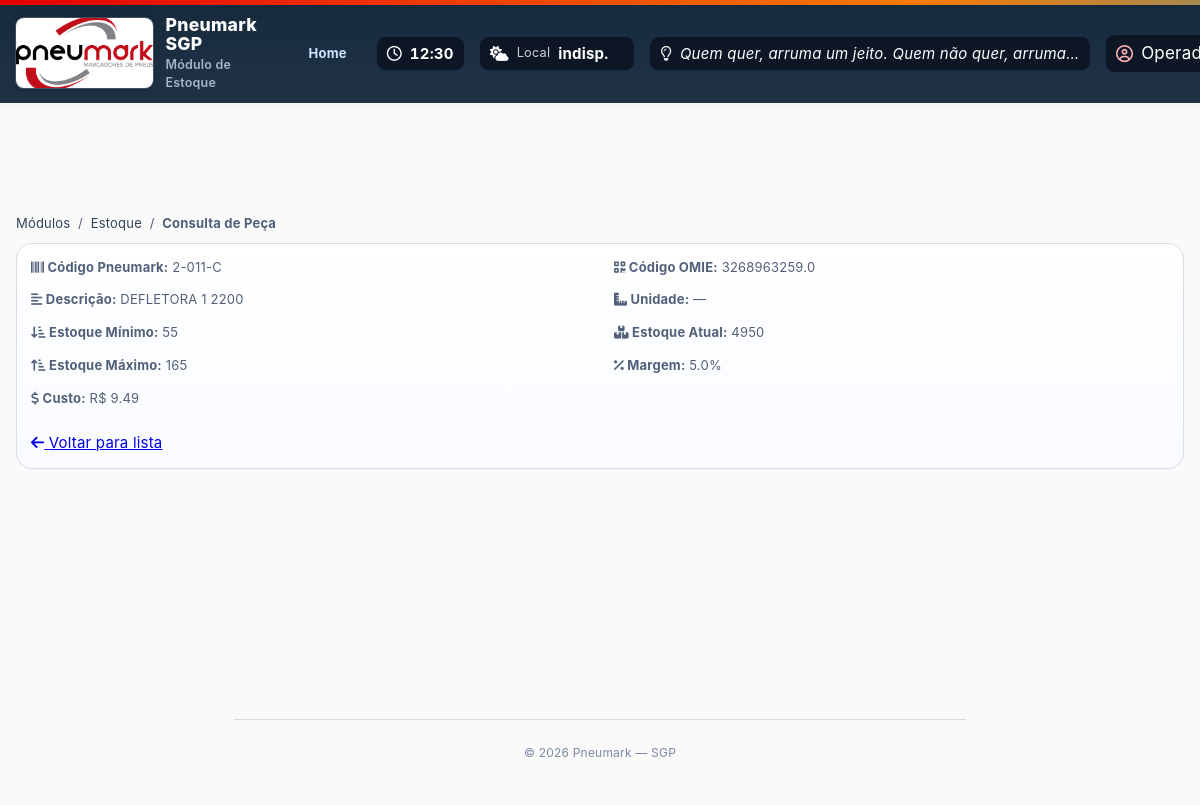
/consultar_peca/2, run on the app's committed database.
### app/models_sqla/__init__.py (models this page shows, shortened)
class Peca(db.Model):
    __tablename__ = "pecas"
    id = db.Column(db.Integer, primary_key=True)
    tipo = db.Column(db.String(20), nullable=True)
    descricao = db.Column(db.String(100), nullable=True)
    codigo_pneumark = db.Column(db.String(50), nullable=True)
    codigo_omie = db.Column(db.String(50), nullable=True)
    estoque_minimo = db.Column(db.Integer, nullable=True)
    ponto_pedido = db.Column(db.Integer, nullable=True)
    estoque_maximo = db.Column(db.Integer, nullable=True)
    estoque_atual = db.Column(db.Integer, nullable=True)
    margem = db.Column(db.Float, nullable=True)
    custo = db.Column(db.Float, nullable=True)

### app/routes/estoque_routes/consultar_peca.py (the view)
@consultar_peca_bp.route('/consultar_peca/<int:peca_id>')
def consultar_peca(peca_id):
    peca = Peca.query.get_or_404(peca_id)
    return render_template('estoque_templates/consultar_peca.html', peca=peca)

### app/routes/producao_routes/maquinas_routes/series.py (called while the page is built)
@series_bp.before_app_request
def _guard_series_only():
    path = (request.path or "")
    if not path.startswith('/producao/series'):
        return
    if path.endswith('/login'):
        return
    pin = current_app.config.get('SERIES_ADMIN_PIN')
    if pin and not session.get('series_admin_ok'):
        return redirect(url_for('series_bp.series_login'))

### app/templates/estoque_templates/consultar_peca.html (shortened to what this page needs)
{% extends "_base.html" %}
{% set active_page = 'listar' %}
{% block module_name %}Módulo de Estoque{% endblock %}
{% block toolbar %}
  <div class="toolbar">
    <div class="breadcrumb" aria-label="Você está em">
      <a href="{{ breadcrumb_url|default('/') }}">Módulos</a> &nbsp;/&nbsp;
      <a href="{{ url_for('listar_pecas_bp.listar_pecas') }}">Estoque</a> &nbsp;/&nbsp;
      <strong>Consulta de Peça</strong>
    </div>
  </div>
{% endblock %}
{% block content %}
  <section class="wrap" style="display:grid; gap:18px">
    <div class="card no-hover">
      <div class="peca-info" style="display:grid; gap:14px 28px; grid-template-columns:repeat(2,minmax(240px,1fr))">
        <p><strong><i class="fa-solid fa-barcode"></i> Código Pneumark:</strong> {{ peca.codigo_pneumark or "—" }}</p>
        <p><strong><i class="fa-solid fa-qrcode"></i> Código OMIE:</strong> {{ peca.codigo_omie or "—" }}</p>
        <p><strong><i class="fa-solid fa-align-left"></i> Descrição:</strong> {{ peca.descricao or "—" }}</p>
        <p><strong><i class="fa-solid fa-ruler-combined"></i> Unidade:</strong> {{ peca.unidade or "—" }}</p>
        <p><strong><i class="fa-solid fa-arrow-down-short-wide"></i> Estoque Mínimo:</strong> {{ peca.estoque_minimo if peca.estoque_minimo is not none else "—" }}</p>
        <p><strong><i class="fa-solid fa-boxes-stacked"></i> Estoque Atual:</strong> {{ peca.estoque_atual if peca.estoque_atual is not none else "—" }}</p>
        <p><strong><i class="fa-solid fa-arrow-up-short-wide"></i> Estoque Máximo:</strong> {{ peca.estoque_maximo if peca.estoque_maximo is not none else "—" }}</p>
        <p><strong><i class="fa-solid fa-percent"></i> Margem:</strong> {{ (peca.margem|string) ~ '%' if peca.margem is not none else "—" }}</p>
        <p><strong><i class="fa-solid fa-dollar-sign"></i> Custo:</strong> R$ {{ "%.2f"|format(peca.custo) if peca.custo is not none else "—" }}</p>
      </div>
      <div style="margin-top:14px">
        <a class="btn" href="{{ url_for('listar_pecas_bp.listar_pecas') }}"><i class="fa-solid fa-arrow-left"></i> Voltar para lista</a>
      </div>
    </div>
  </section>
{% endblock %}

### app/templates/_base.html (shortened to what this page needs)
<!DOCTYPE html>
<html lang="pt-br">
  <head>
    <link rel="stylesheet" href="https://cdnjs.cloudflare.com/ajax/libs/font-awesome/6.5.2/css/all.min.css">
    <link rel="stylesheet" href="{{ url_for('static', filename='css/app.css') }}">
  </head>
  <body>
    <div class="topline"></div>
    <div class="app" id="app">
      <header class="appbar" role="banner">
        <div class="appbar-inner">
          <div class="brand">
            <img class="brand-logo" src="{{ url_for('static', filename='img/Logo jpg.jpg') }}" alt="Pneumark">
            <div>
              <h1>Pneumark SGP</h1>
              <small>{% block module_name %}Módulo{% endblock %}</small>
            </div>
          </div>
          <nav class="nav">
            <a href="{{ url_for('modulos_bp.tela_modulos') }}"
              data-no-fade translate="no">Home</a>
            </nav>
          <div class="widgets">
            <div class="widget" title="Data e hora local">
              <i class="fa-regular fa-clock"></i>
              <strong id="clock">--:--</strong>
            </div>
            <div class="widget" title="Previsão do tempo">
              <i class="fa-solid fa-cloud-sun"></i>
              <div class="label" id="weather-label">Local</div>
              <strong id="weather">localizando…</strong>
            </div>
            <div class="motd" title="Mensagem do dia">
              <i class="fa-regular fa-lightbulb"></i>
              <span class="motd-quote" id="motd-text">Carregando frase do dia…</span>
            </div>
            <div class="userchip" aria-label="Usuário atual">
              <i class="fa-regular fa-circle-user"></i>
              <span>
                {{ (current_user.username if current_user.is_authenticated else 'Operador') if current_user is defined else 'Operador' }}
              </span>
            </div>
          </div>
        </div>
      </header>
      <div class="flash-container container">
      </div>
      <main class="container" role="main">
        {% block toolbar %}{% endblock %}
        {% block content %}{% endblock %}
      </main>
      {% block footer %}
        <div class="footer">© {{ now().year if now is defined else '' }} Pneumark — SGP</div>
      {% endblock %}
    </div>
  </body>
</html>

### app/static/css/app.css (style rules this page uses)
:root { --bg: #f2f5fb; --bg-elev: #ffffff; --panel: #ffffff; --text: #0e1a2b; --muted: #51607a; --brand: #e60000; --brand-200: #ff4d4d; --navy: #12263a; --accent: #2d7ff9; --ok: #16a34a; --warn: #ffb020; --border: #d7deea; --ring: rgba(230,0,0,.25); --radius: 16px; --radius-sm: 12px; --shadow-1: 0 2px 10px rgba(18,38,58,.06); --shadow-2: 0 12px 28px rgba(18,38,58,.16); --speed: .22s; --easing: cubic-bezier(.2,.8,.2,1); }
* { box-sizing:border-box }
html,body { height:100% }
body { margin:0; background: rgb(250, 250, 250); color:var(--text); font: 15px/1.45 Inter, system-ui, -apple-system, Segoe UI, Roboto, Arial, sans-serif; letter-spacing:.2px; }
.app { position:relative; z-index:1; min-height:100%; display:grid; grid-template-rows:auto 1fr; opacity:0; transform:translateY(8px); transition:opacity .35s var(--easing), transform .35s var(--easing); }
.app.ready { opacity:1; transform:none }
header.appbar { position:sticky; top:0; z-index:50; background: linear-gradient(180deg, rgba(18,38,58,.98), rgba(18,38,58,.94)); backdrop-filter: blur(6px); border-bottom:1px solid rgba(255,255,255,.06); box-shadow: var(--shadow-1); }
.appbar-inner { max-width:1200px; margin:0 auto; padding:14px 20px; display:grid; grid-template-columns:auto 1fr auto; gap:16px; align-items:center; }
.brand { display:flex; align-items:center; gap:12px; }
.brand-logo { height:36px; width:auto; border-radius:10px; box-shadow: 0 0 0 1px rgba(255,255,255,.18), 0 2px 6px rgba(0,0,0,.25); }
.brand h1 { margin:0;font-size:18px;font-weight:800; letter-spacing:.3px; color:#fff }
.brand small { display:block;color:#c9d6ea;font-weight:600;margin-top:2px }
.nav { display:flex; gap:8px; justify-content:center; align-items:center; flex-wrap:wrap; }
.nav a { --xpad:14px; color:#c9d6ea; text-decoration:none; font-weight:700; font-size:13px; padding:10px var(--xpad); border-radius:999px; position:relative; border:1px solid transparent; cursor:pointer; transition: color var(--speed) var(--easing), border-color var(--speed) var(--easing), background var(--speed) var(--easing); }
.userchip { display:flex; align-items:center; font-size: 17px; gap:10px; padding:8px 10px; border-radius:12px; border:1px solid rgba(255,255,255,.18); background:rgba(255,255,255,.08); color:#fff; }
.userchip i { color:#ffb3b3 }
.container { max-width:1200px; margin:0 auto; padding:20px; width:100%; }
.flash-container { max-width:1200px; margin:12px auto 0 auto; padding:0 20px; }
.toolbar { display:grid; grid-template-columns:1fr auto; gap:16px; align-items:center; margin-bottom:18px; }
.breadcrumb { color:var(--muted); font-size:13px }
.breadcrumb a { color:#324255; text-decoration:none; border-bottom:1px dashed transparent }
.card { position:relative; overflow:hidden; isolation:isolate; background: linear-gradient(180deg, #ffffff, #f9fbff); border:1px solid var(--border); border-radius: var(--radius); padding:14px; min-height:150px; display:flex; flex-direction:column; gap:10px; color:inherit; text-decoration:none; cursor:pointer; transition: transform var(--speed) var(--easing), box-shadow var(--speed) var(--easing), border-color var(--speed) var(--easing); box-shadow: 0 1px 0 rgba(18,38,58,.04); }
.card::after { content:""; position:absolute; inset:-40% -40% auto auto; height:160px; width:160px; border-radius:50%; background: radial-gradient(closest-side, rgba(230,0,0,.16), transparent 70%); transform: translate(20px,-20px) rotate(8deg); z-index:0; filter: blur(6px); }
.card p { z-index:1; margin:0; color:var(--muted); font-size:13px; }
.footer { width: 61%; margin:20px auto; padding:20px; font-size:12px; text-align:center; border-top:1px solid var(--border); }
main.container { display:flex; flex-direction:column; justify-content:flex-start; padding-top: 10px; margin-bottom: 230px; }
.toolbar { margin-bottom: 10px; }

### data on the page
Peca: codigo_pneumark "2-011-C", codigo_omie "3268963259.0", descricao "DEFLETORA 1 2200", estoque_minimo "55", estoque_atual "4950", estoque_maximo "165", margem "5.0%", custo "9.49"

### other printed values
{{ peca.unidade or "—" }} "—"
